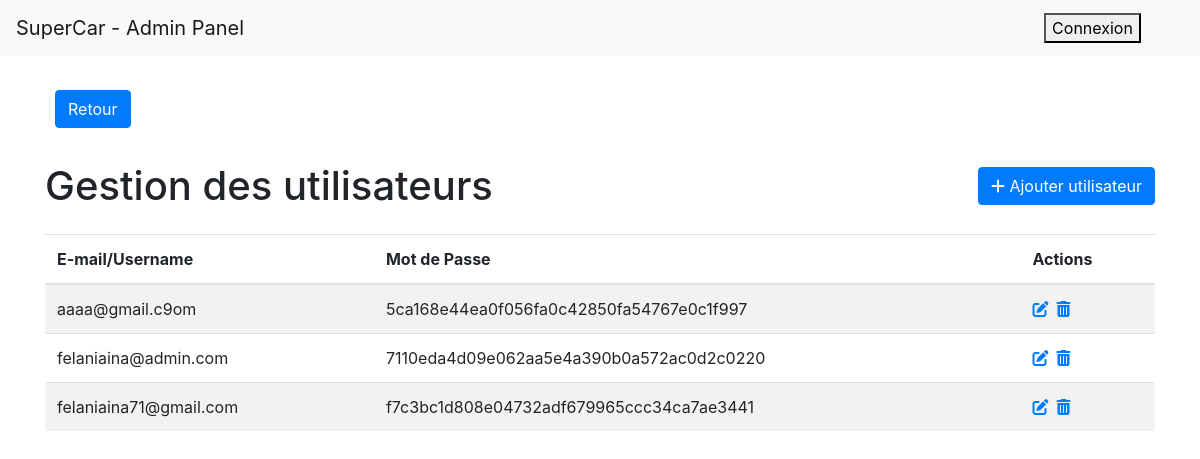
Page /admin/utilisateur.php on the earlier database version.
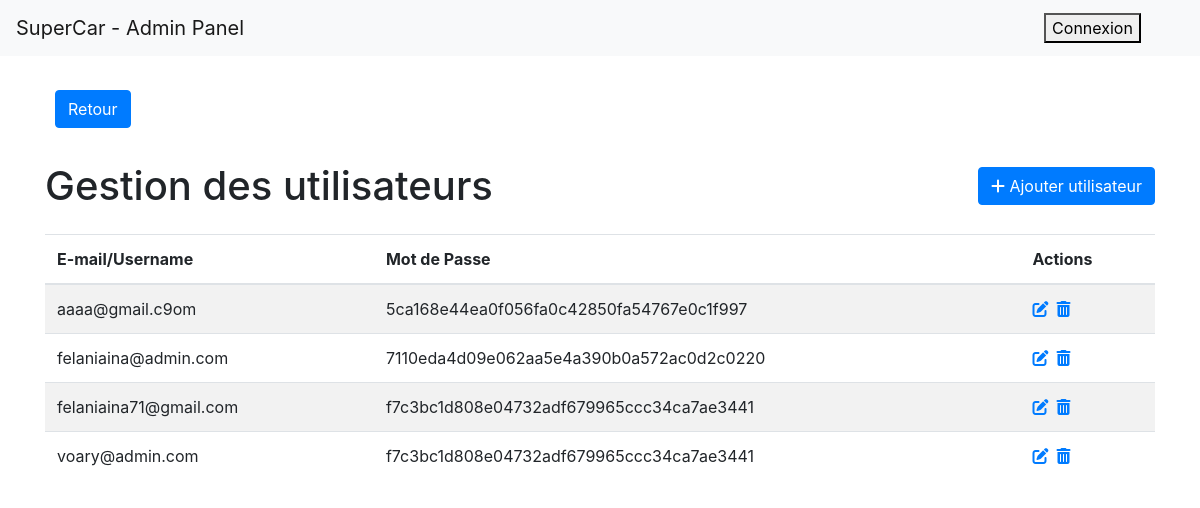
Same page on the later database version.
### tables this page shows
CREATE TABLE `admin_connexion` (
  `id_adminconnexion` int(9) NOT NULL,
  `email` varchar(55) NOT NULL,
  `mot_de_passe` varchar(250) NOT NULL
);

### admin/utilisateur.php (the view, shortened to what this page needs)
<!DOCTYPE html>
<html>
<head>
    <link rel="stylesheet" href="https://maxcdn.bootstrapcdn.com/bootstrap/4.5.2/css/bootstrap.min.css">
    <link rel="stylesheet" href="https://cdnjs.cloudflare.com/ajax/libs/font-awesome/6.0.0-beta3/css/all.min.css">
    <link rel="stylesheet" href="https://cdnjs.cloudflare.com/ajax/libs/font-awesome/6.4.0/css/all.min.css">
</head>
<body>
    <nav class="navbar navbar-expand-lg navbar-light bg-light">
        <a class="navbar-brand" href="Dash.php" style="margin-right: 40em;">SuperCar - Admin Panel</a>
        <div>
            <?php
            if (isset($_SESSION['email'])) {
                $userEmail = $_SESSION['email'];
                echo '<span class="user-info"><i class="fas fa-user"></i>&ensp;' . $userEmail . '</span>';
            } else {
                echo '<a href="adminConnexion.php"><button class="login">Connexion</button></a>';
            }
            ?>
        </div>
    </nav>
    <div class="container mt-4">
        <a class="btn btn-primary back-button" href="dash.php">Retour</a>
        <div class="d-flex justify-content-between align-items-center">
            <h1 class="my-4">Gestion des utilisateurs</h1>
            <a class="btn btn-primary" href="add_utilisateur.php">
                <i class="fas fa-plus"></i> Ajouter utilisateur
            </a>
        </div>
        <table class="table table-striped">
            <thead>
                <tr class="custom-header-row">
                    <th class="email">E-mail/Username</th>
                    <th class="mot_de_passe">Mot de Passe</th>
                    <th class="mot_de_passe">Actions</th>
                </tr>
            </thead>
            <tbody>
                <?php
                $servername = "localhost";
                $username = "root";
                $password = "";
                $dbname = "supercar";
                $conn = mysqli_connect($servername, $username, $password, $dbname);
                $sql = "SELECT * FROM admin_connexion";
                $result = mysqli_query($conn, $sql);
                while ($row = mysqli_fetch_assoc($result)) {
                    echo "<tr>";
                    echo "<td class='email'>" . $row["email"] . "</td>";
                    $mot_de_passe = $row["mot_de_passe"];
                    $mot_de_passe_masque = $mot_de_passe;
                    echo "<td class='mot_de_passe'>" . $mot_de_passe_masque . "</td>";
                    echo "<td><a href='edit_utilisateur.php?id_adminconnexion=" . $row["id_adminconnexion"] . "'><i class='fas fa-edit'></i></a>&ensp;<a href='delete_util.php?id_adminconnexion=" . $row["id_adminconnexion"] . "'><i class='fas fa-trash-alt' onclick='return confirm(\"Etes vous sûre de vouloir supprimer la demande?\");'></i></a></td></tr>";
                }
                ?>
            </tbody>
        </table>
    </div>
</body>
</html>

Differences in the rows shown:
added admin_connexion: email "voary@admin.com", mot_de_passe "f7c3bc1d808e04732adf679965ccc34ca7ae3441"
